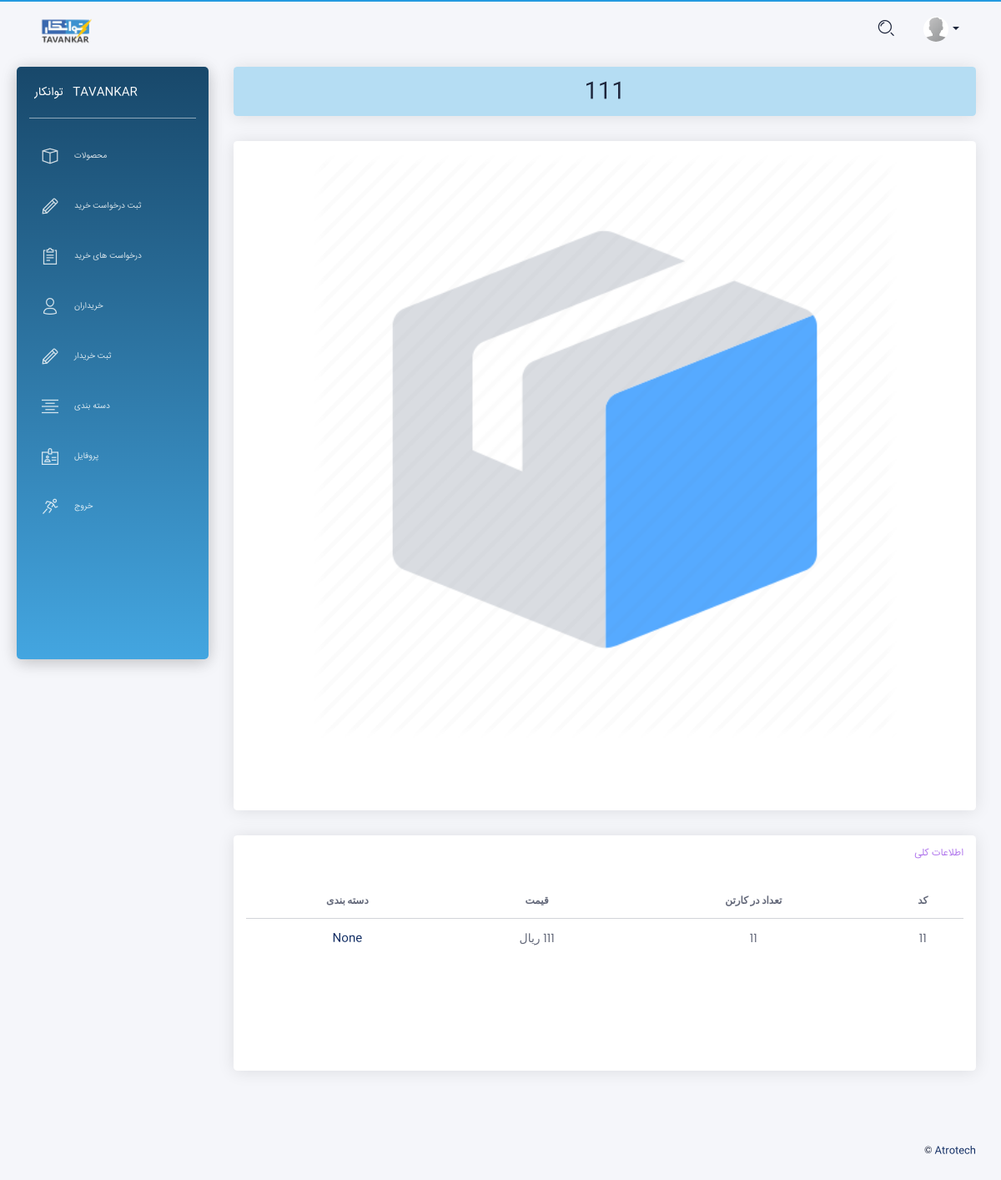
Screenshot of /product_detail/1/ (signed in) with the database file from the repository.
### app/models.py (models this page shows, shortened)
class Profile(models.Model):
  user = models.OneToOneField(User, on_delete=models.CASCADE,unique=True,related_name='profile',verbose_name = "کاربر")
  phone = models.CharField(max_length=50,null=True, blank=True,verbose_name = " شماره تماس  ")
  address = models.CharField(max_length=3000,null=True, blank=True,verbose_name = " آدرس  ")
  user_photo = models.ImageField(upload_to='user_uploads/user_photo',default='user_uploads/user_photo/default.png',null=True, blank=True,verbose_name = "تصویر کاربر")
  class Meta:
      verbose_name = "پروفایل"
      verbose_name_plural = " پروفایل ها "

class Product(models.Model):
    name = models.CharField(max_length=200, unique=True, verbose_name = "نام")
    code = models.CharField(max_length=40, unique=True, verbose_name = "کد")
    qty_in_box = models.IntegerField(verbose_name = "تعداد در کارتن")
    price = models.CharField(max_length=40, verbose_name = "قیمت ( ریال )")
    category = models.ForeignKey(Category ,on_delete=models.CASCADE ,null=True, blank=True, verbose_name = "دسته بندی")
    description = models.TextField(max_length=1000, null=True, blank=True, verbose_name = "توضیحات")
    image = models.ImageField(upload_to='media', default='media/Default.png', null=True, blank=True, verbose_name = "تصویر")
    @property
    def price_display(self):
        return "%s ریال " % self.price
    class Meta:
        verbose_name = "محصول"
        verbose_name_plural = "محصولات"

### app/views.py (the view)
# urls.py: path('product_detail/<int:id>/',views.product_detail,name='product_detail'),
@login_required()
def product_detail(request, id):
    product = get_object_or_404(models.Product, id=id)
    context = {'product':product}
    return render(request, 'product_detail.html', context)

### templates/product_detail.html (shortened to what this page needs)
{% extends "layouts/base.html" %}
{% block content %}
<div class="row">
  <div class="col-md-12">
    <div class="card card-lavender">
      <div class="card-header">
        <h2 class="card-title" dir="rtl" align="center"> {{ product.name }} </h2>
      </div>
    </div>
  </div>
</div>
<div class="row">
  <div class="col-md-12">
    <div class="card card-user">
      <div class="card-body">
        <div class="slideshow-container">
              <div class="mySlides mold_slide_fade">
                <img src="{{ product.image.url }}" style="width:100%">
              </div>
        </div>
        <br><br>
      </div>
    </div>
  </div>
  <div class="col-md-12" dir="rtl" align="right">
    <div class="card card-user">
      <div class="card-header">
        <h6 class="card-title" style="color:#8d39e4ad;"> اطلاعات کلی </h6>
      </div>
      <div class="card-body">
        <table class="table tablesorter text-center" id="">
          <thead class=" text-primary">
            <tr class="bold">
              <th> کد </th>
              <th> تعداد در کارتن </th>
              <th> قیمت </th>
              <th> دسته بندی </th>
            </tr>
          </thead>
          <tbody>
            <tr>
              <td> {{ product.code }} </td>
              <td> {{ product.qty_in_box }} </td>
              <td> {{ product.price_display }} </td>
              <td> <a href="{{ product.category.get_absolute_url }}">{{ product.category }} </a> </td>
            </tr>
          </tbody>
        </table>
      </div>
    </div>
  </div>
</div>
{% endblock content %}

### templates/includes/navigation.html (shortened to what this page needs)
{% load static %}
      <nav class="navbar navbar-expand-lg navbar-absolute navbar-transparent">
        <div class="container-fluid">
          <div class="navbar-wrapper">
            <a class="navbar-brand" href="javascript:void(0)">
              <img class="avatar" width="45%" src="{% static 'assets/img/logo.png' %}" alt="logo">
            </a>
          </div>
          <div class="collapse navbar-collapse" id="navigation">
            {% if user.is_authenticated %}
            <ul class="navbar-nav ml-auto">
              <li class="search-bar input-group">
                <button class="btn btn-link" id="search-button" data-toggle="modal" data-target="#searchModal"><i class="tim-icons icon-zoom-split" ></i>
                </button>
              </li>
              <li class="dropdown nav-item">
                <a href="#" class="dropdown-toggle nav-link" data-toggle="dropdown">
                  <div class="photo">
                    <img src="{{ request.user.profile.user_photo.url }}" alt="Profile Photo">
                  </div>
                  <b class="caret d-none d-lg-block d-xl-block"></b>
                </a>
              </li>
            </ul>
            {% endif %}
          </div>
        </div>
      </nav>

### core/static/assets/css/mold_img_slider.css (style rules this page uses)
.slideshow-container { max-width: 700px; position: relative; margin: auto; }
.mold_slide_fade { -webkit-animation-name: fade; -webkit-animation-duration: 1.5s; animation-name: fade; animation-duration: 1.5s; }

### rows the page displays
Product: name "111", image (placeholder picture), code "11", qty_in_box "11", price_display "111 ریال", category "None"
